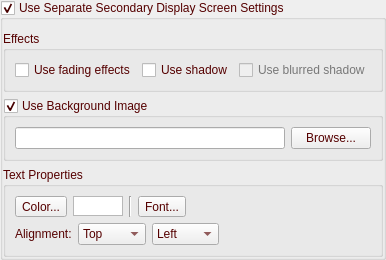
    <widget class="QGroupBox" name="groupBoxUseDisp2">
     <property name="palette">
      <palette>
       <active>
        <colorrole role="WindowText">
         <brush brushstyle="SolidPattern">
          <color alpha="255">
           <red>85</red>
           <green>0</green>
           <blue>0</blue>
          </color>
         </brush>
        </colorrole>
        <colorrole role="Text">
         <brush brushstyle="SolidPattern">
          <color alpha="255">
           <red>85</red>
           <green>0</green>
           <blue>0</blue>
          </color>
         </brush>
        </colorrole>
        <colorrole role="ButtonText">
         <brush brushstyle="SolidPattern">
          <color alpha="255">
           <red>85</red>
           <green>0</green>
           <blue>0</blue>
          </color>
         </brush>
        </colorrole>
        <colorrole role="Highlight">
         <brush brushstyle="SolidPattern">
          <color alpha="255">
           <red>118</red>
           <green>50</green>
           <blue>50</blue>
          </color>
         </brush>
        </colorrole>
        <colorrole role="PlaceholderText">
         <brush brushstyle="SolidPattern">
          <color alpha="128">
           <red>85</red>
           <green>0</green>
           <blue>0</blue>
          </color>
         </brush>
        </colorrole>
       </active>
       <inactive>
        <colorrole role="WindowText">
         <brush brushstyle="SolidPattern">
          <color alpha="255">
           <red>85</red>
           <green>0</green>
           <blue>0</blue>
          </color>
         </brush>
        </colorrole>
        <colorrole role="Text">
         <brush brushstyle="SolidPattern">
          <color alpha="255">
           <red>85</red>
           <green>0</green>
           <blue>0</blue>
          </color>
         </brush>
        </colorrole>
        <colorrole role="ButtonText">
         <brush brushstyle="SolidPattern">
          <color alpha="255">
           <red>85</red>
           <green>0</green>
           <blue>0</blue>
          </color>
         </brush>
        </colorrole>
        <colorrole role="Highlight">
         <brush brushstyle="SolidPattern">
          <color alpha="255">
           <red>118</red>
           <green>50</green>
           <blue>50</blue>
          </color>
         </brush>
        </colorrole>
        <colorrole role="PlaceholderText">
         <brush brushstyle="SolidPattern">
          <color alpha="128">
           <red>85</red>
           <green>0</green>
           <blue>0</blue>
          </color>
         </brush>
        </colorrole>
       </inactive>
       <disabled>
        <colorrole role="WindowText">
         <brush brushstyle="SolidPattern">
          <color alpha="255">
           <red>120</red>
           <green>120</green>
           <blue>120</blue>
          </color>
         </brush>
        </colorrole>
        <colorrole role="Text">
         <brush brushstyle="SolidPattern">
          <color alpha="255">
           <red>120</red>
           <green>120</green>
           <blue>120</blue>
          </color>
         </brush>
        </colorrole>
        <colorrole role="ButtonText">
         <brush brushstyle="SolidPattern">
          <color alpha="255">
           <red>120</red>
           <green>120</green>
           <blue>120</blue>
          </color>
         </brush>
        </colorrole>
        <colorrole role="Highlight">
         <brush brushstyle="SolidPattern">
          <color alpha="255">
           <red>51</red>
           <green>153</green>
           <blue>255</blue>
          </color>
         </brush>
        </colorrole>
        <colorrole role="PlaceholderText">
         <brush brushstyle="SolidPattern">
          <color alpha="128">
           <red>85</red>
           <green>0</green>
           <blue>127</blue>
          </color>
         </brush>
        </colorrole>
       </disabled>
      </palette>
     </property>
     <property name="title">
      <string>Use Separate Secondary Display Screen Settings</string>
     </property>
     <property name="flat">
      <bool>true</bool>
     </property>
     <property name="checkable">
      <bool>true</bool>
     </property>
     <layout class="QVBoxLayout" name="verticalLayout">
      <property name="leftMargin">
       <number>0</number>
      </property>
      <property name="rightMargin">
       <number>0</number>
      </property>
      <property name="bottomMargin">
       <number>0</number>
      </property>
      <item>
       <widget class="QGroupBox" name="groupBoxEffects2">
        <property name="palette">
         <palette>
          <active>
           <colorrole role="WindowText">
            <brush brushstyle="SolidPattern">
             <color alpha="255">
              <red>85</red>
              <green>0</green>
              <blue>0</blue>
             </color>
            </brush>
           </colorrole>
          </active>
          <inactive>
           <colorrole role="WindowText">
            <brush brushstyle="SolidPattern">
             <color alpha="255">
              <red>85</red>
              <green>0</green>
              <blue>0</blue>
             </color>
            </brush>
           </colorrole>
          </inactive>
          <disabled>
           <colorrole role="WindowText">
            <brush brushstyle="SolidPattern">
             <color alpha="255">
              <red>120</red>
              <green>120</green>
              <blue>120</blue>
             </color>
            </brush>
           </colorrole>
          </disabled>
         </palette>
        </property>
        <property name="title">
         <string>Effects</string>
        </property>
        <layout class="QHBoxLayout" name="horizontalLayout_7">
         <item>
          <widget class="QCheckBox" name="checkBoxUseFading2">
           <property name="toolTip">
            <string>If checked, when switching displayed text, fades the old text out and fades the new text in .</string>
           </property>
           <property name="text">
            <string>Use fading effects</string>
           </property>
          </widget>
         </item>
         <item>
          <widget class="QCheckBox" name="checkBoxUseShadow2">
           <property name="toolTip">
            <string>Useful when using a wallpaper image. Displays a fancy shadow effect.</string>
           </property>
           <property name="text">
            <string>Use shadow</string>
           </property>
          </widget>
         </item>
         <item>
          <widget class="QCheckBox" name="checkBoxUseBlurredShadow2">
           <property name="enabled">
            <bool>false</bool>
           </property>
           <property name="toolTip">
            <string>Useful when using a wallpaper image. Displays a fancy shadow effect.</string>
           </property>
           <property name="text">
            <string>Use blurred shadow</string>
           </property>
          </widget>
         </item>
        </layout>
       </widget>
      </item>
      <item>
       <widget class="QGroupBox" name="groupBoxBackground2">
        <property name="palette">
         <palette>
          <active>
           <colorrole role="WindowText">
            <brush brushstyle="SolidPattern">
             <color alpha="255">
              <red>85</red>
              <green>0</green>
              <blue>0</blue>
             </color>
            </brush>
           </colorrole>
          </active>
          <inactive>
           <colorrole role="WindowText">
            <brush brushstyle="SolidPattern">
             <color alpha="255">
              <red>85</red>
              <green>0</green>
              <blue>0</blue>
             </color>
            </brush>
           </colorrole>
          </inactive>
          <disabled>
           <colorrole role="WindowText">
            <brush brushstyle="SolidPattern">
             <color alpha="255">
              <red>120</red>
              <green>120</green>
              <blue>120</blue>
             </color>
            </brush>
           </colorrole>
          </disabled>
         </palette>
        </property>
        <property name="title">
         <string>Use Background Image</string>
        </property>
        <property name="checkable">
         <bool>true</bool>
        </property>
        <layout class="QHBoxLayout" name="horizontalLayout_5">
         <item>
          <widget class="QLineEdit" name="lineEditBackground2">
           <property name="readOnly">
            <bool>true</bool>
           </property>
          </widget>
         </item>
         <item>
          <widget class="QPushButton" name="buttonBackground2">
           <property name="text">
            <string>Browse...</string>
           </property>
          </widget>
         </item>
        </layout>
       </widget>
      </item>
      <item>
       <widget class="QGroupBox" name="groupBoxTextProperties2">
        <property name="palette">
         <palette>
          <active>
           <colorrole role="WindowText">
            <brush brushstyle="SolidPattern">
             <color alpha="255">
              <red>85</red>
              <green>0</green>
              <blue>0</blue>
             </color>
            </brush>
           </colorrole>
          </active>
          <inactive>
           <colorrole role="WindowText">
            <brush brushstyle="SolidPattern">
             <color alpha="255">
              <red>85</red>
              <green>0</green>
              <blue>0</blue>
             </color>
            </brush>
           </colorrole>
          </inactive>
          <disabled>
           <colorrole role="WindowText">
            <brush brushstyle="SolidPattern">
             <color alpha="255">
              <red>120</red>
              <green>120</green>
              <blue>120</blue>
             </color>
            </brush>
           </colorrole>
          </disabled>
         </palette>
        </property>
        <property name="title">
         <string>Text Properties</string>
        </property>
        <layout class="QVBoxLayout" name="verticalLayout_4">
         <item>
          <layout class="QHBoxLayout" name="horizontalLayout_6">
           <item>
            <widget class="QToolButton" name="toolButtonColor2">
             <property name="text">
              <string>Color...</string>
             </property>
            </widget>
           </item>
           <item>
            <widget class="QGraphicsView" name="graphicViewTextColor2">
             <property name="sizePolicy">
              <sizepolicy hsizetype="Fixed" vsizetype="Fixed">
               <horstretch>0</horstretch>
               <verstretch>0</verstretch>
              </sizepolicy>
             </property>
             <property name="minimumSize">
              <size>
               <width>50</width>
               <height>20</height>
              </size>
             </property>
             <property name="maximumSize">
              <size>
               <width>50</width>
               <height>20</height>
              </size>
             </property>
            </widget>
           </item>
           <item>
            <widget class="Line" name="line2">
             <property name="orientation">
              <enum>Qt::Vertical</enum>
             </property>
            </widget>
           </item>
           <item>
            <widget class="QToolButton" name="toolButtonFont2">
             <property name="text">
              <string>Font...</string>
             </property>
            </widget>
           </item>
           <item>
            <widget class="QLabel" name="labelFont2">
             <property name="sizePolicy">
              <sizepolicy hsizetype="Minimum" vsizetype="Preferred">
               <horstretch>0</horstretch>
               <verstretch>0</verstretch>
              </sizepolicy>
             </property>
             <property name="wordWrap">
              <bool>true</bool>
             </property>
            </widget>
           </item>
          </layout>
         </item>
         <item>
          <layout class="QHBoxLayout" name="horizontalLayout_9">
           <item>
            <widget class="QLabel" name="labelAlignmentl2">
             <property name="text">
              <string>Alignment:</string>
             </property>
            </widget>
           </item>
           <item>
            <widget class="QComboBox" name="comboBoxVerticalAling2">
             <item>
              <property name="text">
               <string>Top</string>
              </property>
             </item>
             <item>
              <property name="text">
               <string>Middle</string>
              </property>
             </item>
             <item>
              <property name="text">
               <string>Bottom</string>
              </property>
             </item>
            </widget>
           </item>
           <item>
            <widget class="QComboBox" name="comboBoxHorizontalAling2">
             <item>
              <property name="text">
               <string>Left</string>
              </property>
             </item>
             <item>
              <property name="text">
               <string>Center</string>
              </property>
             </item>
             <item>
              <property name="text">
               <string>Right</string>
              </property>
             </item>
            </widget>
           </item>
           <item>
            <spacer name="horizontalSpacer15">
             <property name="orientation">
              <enum>Qt::Horizontal</enum>
             </property>
             <property name="sizeHint" stdset="0">
              <size>
               <width>59</width>
               <height>20</height>
              </size>
             </property>
            </spacer>
           </item>
          </layout>
         </item>
        </layout>
       </widget>
      </item>
     </layout>
    </widget>
